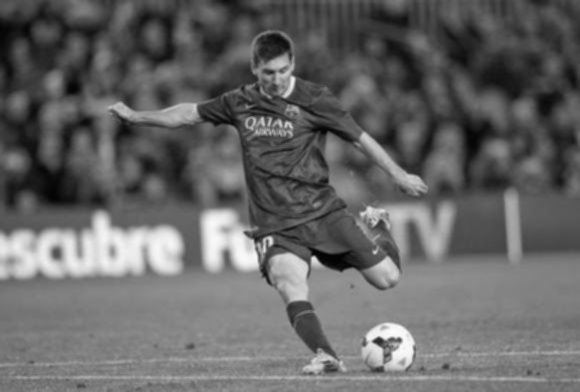
#> input picture computer_vision/classes_scripts/4_Frequencia/images/messi5_gray_blur_3x3.jpg, 580 x 392 px, found by its file name
$ python p0.py
#> lines starting #> are read from the running program, lines starting #| are printed output that depends on the picture
# Baseado no codigo de:
# Daniel Osternack Barros Neves
# Filtro passa alta

#!/usr/bin/python
import math
import cv2
import numpy as np
from matplotlib import pyplot as plt

img = cv2.imread('classes_scripts/4_Frequencia/images/messi5_gray_blur_3x3.jpg',0)
#> img is the input picture: shape (392, 580); min 1, max 252, mean 101.8
#img = cv2.imread('../images/messi5_gray_blur_3x3.jpg',0)
print (img.shape)
#| (392, 580)
f = np.fft.fft2(img)    #dothefouriertransform
fshift1 = np.fft.fftshift(f)    #shiftthezerotothecenter

tamY = fshift1.shape[0]/2
#> tamY = 196
tamX = fshift1.shape[1]/2
#> tamX = 290
print (tamY)
#| 196.0
print (tamX)
#| 290.0

for y in range(0, fshift1.shape[0]):
 for x in range(0, fshift1.shape[1]):
   if math.sqrt((tamY-y) * (tamY-y) + (tamX-x) * (tamX-x)) < 40:
      fshift1[y,x] = 1

#spectrumimage
magnitude_spectrum = 20 * np.log(np.abs(fshift1))
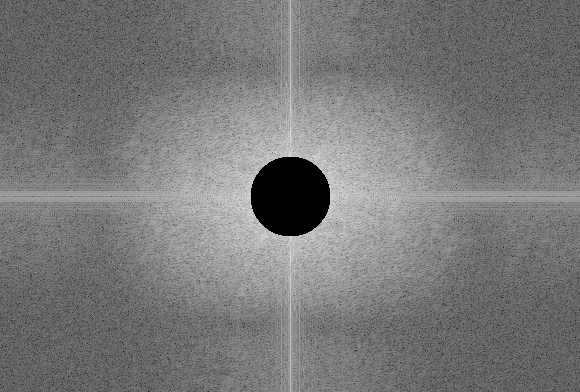
#> magnitude_spectrum: shape (392, 580) float64; min 0, max 223.7, mean 120.9

f_ishift = np.fft.ifftshift(fshift1)  #inverseshift
img_back = np.fft.ifft2(f_ishift) #inversefouriertransform
img_back = np.abs(img_back)
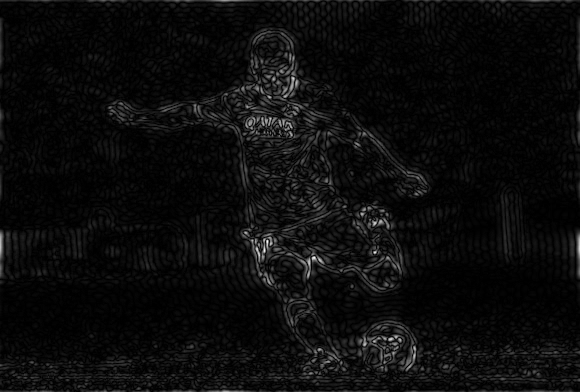
#> img_back: shape (392, 580) float64; min 1.16e-05, max 90.31, mean 4.3; drawn with min black and max white
#img_back = img+img_back

plt.subplot(131),plt.imshow(img,cmap='gray')
plt.title('Input Image'),plt.xticks([]),plt.yticks([])
plt.subplot(132),plt.imshow(magnitude_spectrum, cmap='gray')
plt.title('Magnitude Spectrum'), plt.xticks([]), plt.yticks([])
plt.subplot(133),plt.imshow(img_back, cmap='gray')
plt.title('Output'), plt.xticks([]), plt.yticks([])
plt.show()
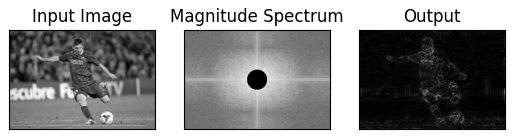
#> figure drawn by matplotlib, 3 panels
